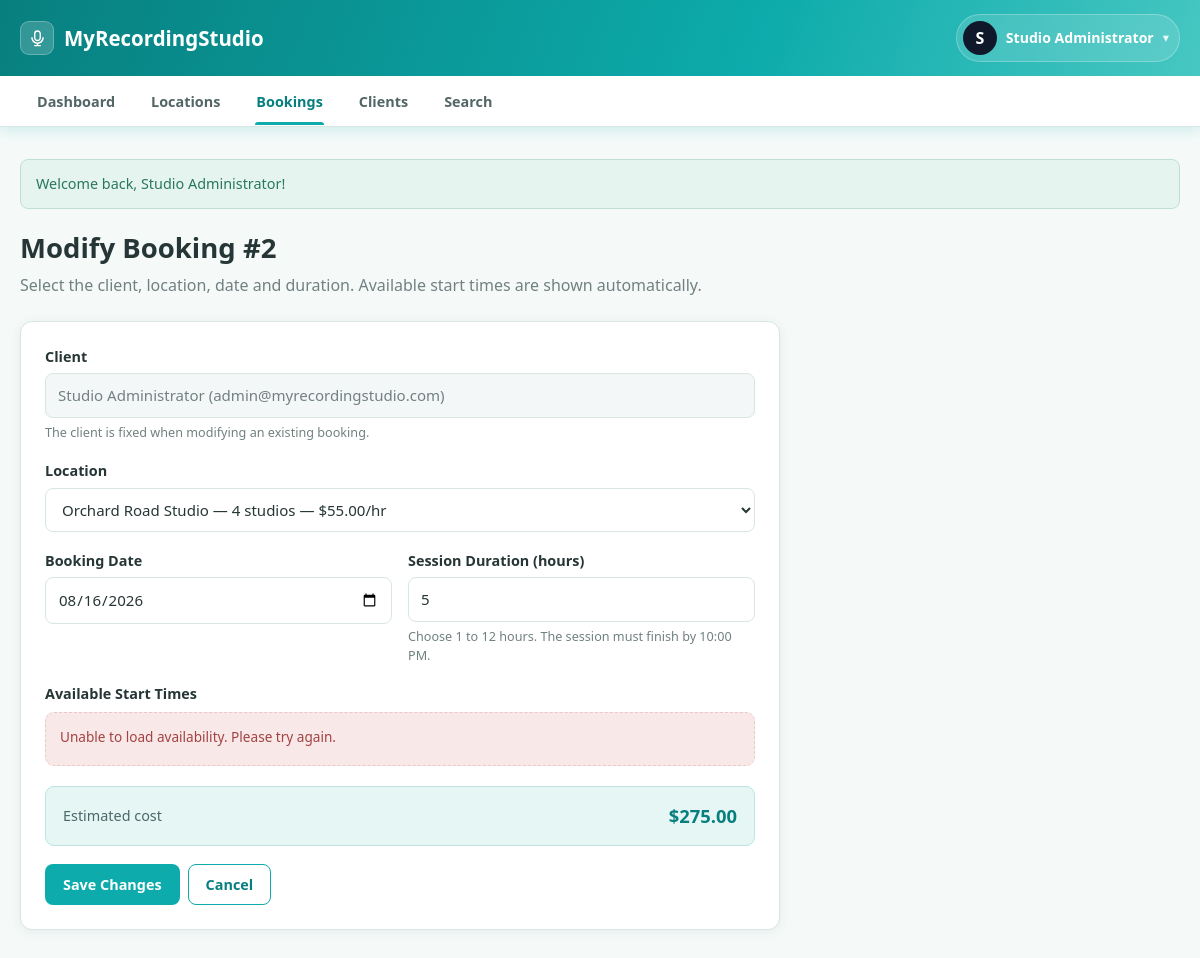
/admin/booking_form.php?id=2 (signed in), run on the app's committed database.
### tables this page shows
CREATE TABLE bookings (
    booking_id     INT AUTO_INCREMENT PRIMARY KEY,
    client_id      INT NOT NULL,
    location_id    INT NOT NULL,
    booking_date   DATE NOT NULL,
    start_time     TIME NOT NULL,
    duration_hours INT NOT NULL,
    end_time       TIME NOT NULL,
    total_cost     DECIMAL(8,2) NOT NULL,
    status         ENUM('active','cancelled') NOT NULL DEFAULT 'active',
    created_at     DATETIME NOT NULL DEFAULT CURRENT_TIMESTAMP,
    CONSTRAINT fk_booking_client
        FOREIGN KEY (client_id) REFERENCES users(user_id)
        ON DELETE CASCADE,
    CONSTRAINT fk_booking_location
        FOREIGN KEY (location_id) REFERENCES locations(location_id)
        ON DELETE CASCADE,
    CONSTRAINT chk_duration CHECK (duration_hours BETWEEN 1 AND 12)
);

CREATE TABLE users (
    user_id       INT AUTO_INCREMENT PRIMARY KEY,
    name          VARCHAR(100) NOT NULL,
    phone         VARCHAR(20)  NOT NULL,
    email         VARCHAR(150) NOT NULL UNIQUE,
    password_hash VARCHAR(255) NOT NULL,
    user_type     ENUM('admin','client') NOT NULL DEFAULT 'client',
    created_at    DATETIME NOT NULL DEFAULT CURRENT_TIMESTAMP
);

CREATE TABLE locations (
    location_id    INT AUTO_INCREMENT PRIMARY KEY,
    description    VARCHAR(255) NOT NULL,
    num_studios    INT NOT NULL,
    cost_per_hour  DECIMAL(8,2) NOT NULL,
    created_at     DATETIME NOT NULL DEFAULT CURRENT_TIMESTAMP,
    CONSTRAINT chk_num_studios CHECK (num_studios > 0),
    CONSTRAINT chk_cost CHECK (cost_per_hour > 0)
);

### classes/Database.php (called while the page is built)
<?php
class Database
{
    private static ?Database $instance = null;
    private PDO $pdo;
    private function __construct()
    {
        $dsn = "mysql:host=" . DB_HOST . ";dbname=" . DB_NAME . ";charset=utf8mb4";
        try {
            $this->pdo = new PDO($dsn, DB_USER, DB_PASS, [
                PDO::ATTR_ERRMODE            => PDO::ERRMODE_EXCEPTION,
                PDO::ATTR_DEFAULT_FETCH_MODE => PDO::FETCH_ASSOC,
                PDO::ATTR_EMULATE_PREPARES   => false,
            ]);
        } catch (PDOException $e) {
            die("Database connection failed. Please check that MySQL is running in XAMPP "
                . "and that the database 'myrecordingstudio' has been imported. Error: " . $e->getMessage());
        }
    }
    public static function getInstance(): Database
    {
        if (self::$instance === null) {
            self::$instance = new Database();
        }
        return self::$instance;
    }
    public function getConnection(): PDO
    {
        return $this->pdo;
    }
}

### classes/Booking.php (called while the page is built, shortened)
<?php
class Booking
{
    private PDO $db;
    public function __construct()
    {
        $this->db = Database::getInstance()->getConnection();
    }
    public function getById(int $bookingId): ?array
    {
        $stmt = $this->db->prepare(
            "SELECT b.*, l.description AS location_description, l.cost_per_hour,
                    u.name AS client_name, u.email AS client_email
             FROM bookings b
             JOIN locations l ON l.location_id = b.location_id
             JOIN users u ON u.user_id = b.client_id
             WHERE b.booking_id = :id"
        );
        $stmt->execute([':id' => $bookingId]);
        $row = $stmt->fetch();
        return $row ?: null;
    }
}

### includes/bootstrap.php (called while the page is built, shortened)
<?php
spl_autoload_register(function ($class) {
    $path = __DIR__ . '/../classes/' . $class . '.php';
});
require_once __DIR__ . '/functions.php';

### classes/User.php (called while the page is built, shortened)
<?php
class User
{
    protected PDO $db;
    public function __construct()
    {
        $this->db = Database::getInstance()->getConnection();
    }
    public function getById(int $userId): ?array
    {
        $stmt = $this->db->prepare("SELECT * FROM users WHERE user_id = :id");
        $stmt->execute([':id' => $userId]);
        $row = $stmt->fetch();
        return $row ?: null;
    }
}

### classes/Administrator.php (called while the page is built, shortened)
<?php
class Administrator extends User
{
    private Location $locationModel;
    public function __construct(int $userId)
    {
        $data = $this->getById($userId);
        $this->locationModel = new Location();
    }
    public function getAllLocations(): array
    {
        return $this->locationModel->getAll();
    }
}

### classes/Location.php (called while the page is built, shortened)
<?php
class Location
{
    private PDO $db;
    public function __construct()
    {
        $this->db = Database::getInstance()->getConnection();
    }
    public function getAll(): array
    {
        $stmt = $this->db->query("SELECT * FROM locations ORDER BY description ASC");
        return $stmt->fetchAll();
    }
}

### admin/booking_form.php (the view, shortened to what this page needs)
<?php
require_once __DIR__ . '/../includes/bootstrap.php';
$admin = new Administrator($_SESSION['user_id']);
$bookingModel = new Booking();
$bookingId = (int)($_GET['id'] ?? $_POST['booking_id'] ?? 0);
$editing = $bookingId > 0;
$booking = $editing ? $bookingModel->getById($bookingId) : null;
$locations = $admin->getAllLocations();
include __DIR__ . '/../includes/header.php';
?>
<div class="page-header">
    <h1><?= $editing ? 'Modify Booking #' . $bookingId : 'Create Booking for a Client' ?></h1>
    <p class="subtitle">Select the client, location, date and duration. Available start times are shown automatically.</p>
</div>
<div class="card booking-card">
    <form method="POST" action="booking_form.php<?= $editing ? '?id=' . $bookingId : '' ?>" novalidate>
        <div class="form-group">
            <label for="client_id">Client</label>
            <?php if ($editing): ?>
                <input type="text" disabled value="<?= e($booking['client_name'] ?? '') ?> (<?= e($booking['client_email'] ?? '') ?>)">
                <p class="form-hint">The client is fixed when modifying an existing booking.</p>
            <?php endif; ?>
        </div>
        <div class="form-group">
            <label for="location_id">Location</label>
            <select id="location_id" name="location_id" required>
                <?php foreach ($locations as $loc): ?>
                    <option value="<?= (int)$loc['location_id'] ?>" data-cost="<?= e($loc['cost_per_hour']) ?>"
                        <?= (isset($booking['location_id']) && $booking['location_id'] == $loc['location_id']) ? 'selected' : '' ?>>
                        <?= e($loc['description']) ?> &mdash; <?= (int)$loc['num_studios'] ?> studios &mdash; <?= formatMoney($loc['cost_per_hour']) ?>/hr
                    </option>
                <?php endforeach; ?>
            </select>
        </div>
        <div class="form-row">
            <div class="form-group">
                <label for="booking_date">Booking Date</label>
                <input type="date" id="booking_date" name="booking_date" required min="<?= date('Y-m-d') ?>"
                       value="<?= e(substr($booking['booking_date'] ?? '', 0, 10)) ?>">
            </div>
            <div class="form-group">
                <label for="duration_hours">Session Duration (hours)</label>
                <input type="number" id="duration_hours" name="duration_hours" min="1" max="12" required
                       value="<?= e((string)($booking['duration_hours'] ?? '')) ?>">
                <p class="form-hint">Choose 1 to 12 hours. The session must finish by 10:00 PM.</p>
            </div>
        </div>
        <div class="form-group">
            <label>Available Start Times</label>
            <div id="availabilityPanel" class="availability-panel">
            </div>
        </div>
        <div class="booking-summary">
            <span>Estimated cost</span>
            <strong id="estCost">$0.00</strong>
        </div>
        <div class="btn-group">
            <button type="submit" class="btn btn-primary"><?= $editing ? 'Save Changes' : 'Create Booking' ?></button>
            <a href="bookings.php" class="btn btn-outline">Cancel</a>
        </div>
    </form>
</div>
<?php include __DIR__ . '/../includes/footer.php'; ?>

### assets/css/style.css (style rules this page uses)
:root { --primary: #0DABAB; --primary-dark: #087F7F; --primary-soft: #E6F6F5; --danger: #C95656; --danger-soft: #F9E8E8; --warning: #C58A32; --warning-soft: #FBF1DF; --success: #2F8F72; --success-soft: #E6F4EF; --info: #397AA8; --info-soft: #E8F1F8; --bg: #F5FAF9; --card-bg: #FFFFFF; --text: #263535; --text-muted: #718080; --border: #D8E6E4; --radius: 12px; --shadow: 0 2px 12px rgba(38, 53, 53, 0.07); --shadow-hover: 0 8px 24px rgba(38, 53, 53, 0.12); }
* { box-sizing: border-box; }
html { scroll-behavior: smooth; }
body { margin: 0; font-family: "Segoe UI", Roboto, Helvetica, Arial, sans-serif; background: var(--bg); color: var(--text); line-height: 1.5; }
a { color: var(--primary-dark); text-decoration: none; }
button, input, select, textarea { font: inherit; }
.page-header { margin-bottom: 24px; }
.page-header h1 { margin: 0 0 5px; font-size: 1.72rem; }
.page-header p.subtitle { margin: 0; color: var(--text-muted); }
.card { background: var(--card-bg); border: 1px solid var(--border); border-radius: var(--radius); box-shadow: var(--shadow); padding: 24px; margin-bottom: 22px; }
.form-group { margin-bottom: 18px; }
label { display: block; margin-bottom: 6px; font-size: .9rem; font-weight: 650; }
input[type=text], input[type=email], input[type=password], input[type=number], input[type=date], input[type=time], input[type=tel], select, textarea { width: 100%; padding: 10px 12px; background: #fff; color: var(--text); border: 1px solid var(--border); border-radius: 8px; font-size: .94rem; transition: border-color .15s ease, box-shadow .15s ease; }
input:disabled { background: #F4F7F7; color: var(--text-muted); }
.form-row { display: grid; grid-template-columns: repeat(auto-fit, minmax(210px, 1fr)); gap: 16px; }
.form-hint { margin: 5px 0 0; color: var(--text-muted); font-size: .79rem; }
.btn { display: inline-flex; align-items: center; justify-content: center; padding: 9px 17px; border: 1px solid transparent; border-radius: 8px; font-size: .9rem; font-weight: 650; cursor: pointer; text-align: center; transition: background .15s ease, border-color .15s ease, box-shadow .15s ease, transform .05s ease; }
.btn-primary { background: var(--primary); color: #fff; }
.btn-outline { background: #fff; color: var(--primary-dark); border-color: var(--primary); }
.btn-group { display: flex; gap: 8px; flex-wrap: wrap; }
.booking-card { max-width: 760px; }
.booking-summary { display: flex; align-items: center; justify-content: space-between; gap: 15px; margin: 6px 0 18px; padding: 15px 17px; background: var(--primary-soft); border: 1px solid #BFE3E0; border-radius: 9px; }
.booking-summary span { color: #4B6868; font-size: .9rem; }
.booking-summary strong { color: var(--primary-dark); font-size: 1.15rem; }
.availability-panel { display: grid; grid-template-columns: repeat(4, minmax(120px, 1fr)); gap: 10px; min-height: 58px; padding: 2px 0; }

### data on the page
bookings: client.email "Studio Administrator (admin@myrecordingstudio.com)", location_id "Orchard Road Studio — 4 studios — $55.00/hr", booking_date "08/16/2026", duration_hours "5"

### other printed values
$userInitial "S"
$userName "Studio Administrator"
$f['message'] "Welcome back, Studio Administrator!"
$bookingId "2"
